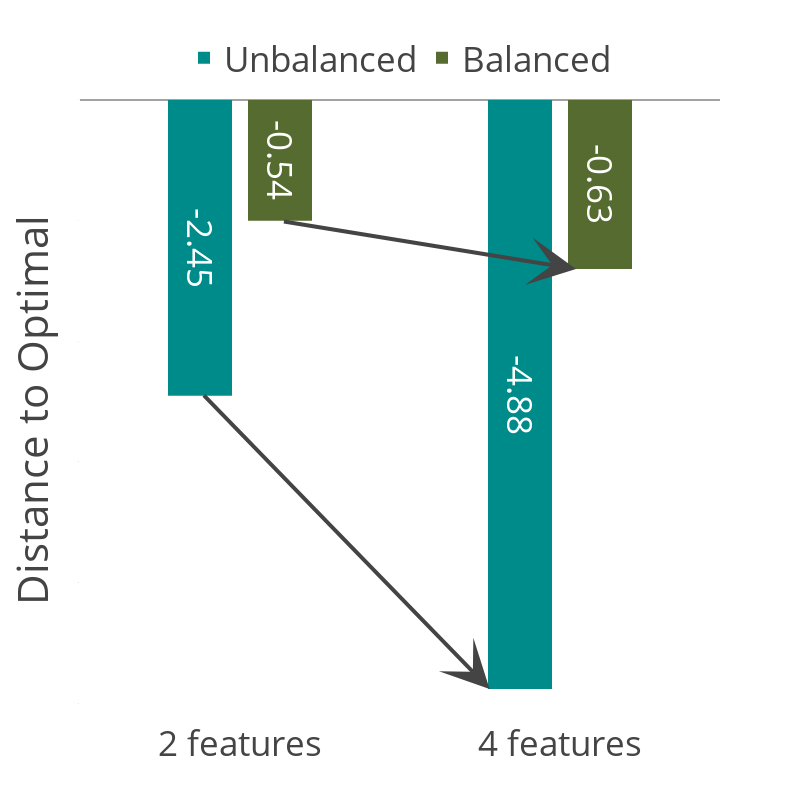

The cell this chart's notebook holds for it:
### Code cell
import plotly.graph_objects as go

# Data for "Distance to optimal"
dist_to_optimal = {
    '2 feature unbalanced': -2.45,
    '2 feature balanced': -1,
    '4 feature unbalanced': -4.88,
    '4 feature balanced': -1.4
}

# Sample n values corresponding to each bar
n_values = {
    '2 feature unbalanced': -2.45,
    '2 feature balanced': -0.54,
    '4 feature unbalanced': -4.88,
    '4 feature balanced': -0.63
}

# N values for unbalanced and balanced features
n_unbalanced = [n_values['2 feature unbalanced'], n_values['4 feature unbalanced']]
n_balanced = [n_values['2 feature balanced'], n_values['4 feature balanced']]

# Create x-axis labels
x_labels = ['2 features', '4 features']

# Y-axis data for unbalanced and balanced features
y_unbalanced = [dist_to_optimal['2 feature unbalanced'], dist_to_optimal['4 feature unbalanced']]
y_balanced = [dist_to_optimal['2 feature balanced'], dist_to_optimal['4 feature balanced']]

# Create the bar plot
fig = go.Figure()

# Add bars for unbalanced features
fig.add_trace(go.Bar(
    x=x_labels,
    y=y_unbalanced,
    name='Unbalanced',
    marker=dict(color='darkcyan'),
    width = 0.2,
    offsetgroup=0,
    text=[f"{n}" for n in n_unbalanced],  # Add n values on the bars
    textposition='inside',  # Show text outside the bars
    # textangle = -90,
    insidetextanchor='middle'  # Position text in the middle of the bar
))

# Add bars for balanced features
fig.add_trace(go.Bar(
    x=x_labels,
    y=y_balanced,
    name='Balanced',
    marker=dict(color='darkolivegreen'),
    width = 0.2,
    offsetgroup=1,
    text=[f"{n}" for n in n_balanced],  # Add n values on the bars
    textposition='inside',  # Show text outside the bars
    # textangle = -90,
    insidetextanchor='middle'  # Position text in the middle of the bar
))

# Define the x-coordinates for where the arrows should start and end (middle of the bars)
x_2_unbalanced = -0.13  # Adjusting position for '2 feature unbalanced'
x_2_balanced = 0.12     # Adjusting position for '2 feature balanced'
x_4_unbalanced = 0.78   # Adjusting position for '4 feature unbalanced'
x_4_balanced = 1.05     # Adjusting position for '4 feature balanced'

# Add arrows from 4 feature unbalanced to 2 feature unbalanced and balanced
fig.add_annotation(x=x_4_unbalanced, y=dist_to_optimal['4 feature unbalanced'],
                   ax=x_2_unbalanced, ay=dist_to_optimal['2 feature unbalanced']+0.05,
                   xref="x", yref="y", axref="x", ayref="y",
                   showarrow=True, arrowhead=3, arrowsize=2, arrowwidth=4)

fig.add_annotation(x=x_4_balanced, y=dist_to_optimal['4 feature balanced'],
                   ax=x_2_balanced, ay=dist_to_optimal['2 feature balanced'],
                   xref="x", yref="y", axref="x", ayref="y",
                   showarrow=True, arrowhead=3, arrowsize=2, arrowwidth=4)



# Update layout for better visualization
fig.update_layout(
    font=dict(size=35),  # Increase the font size for the entire plot
    yaxis_title='Distance to Optimal',
    yaxis=dict(tickfont=dict(size=1), showgrid=False),
    xaxis=dict(tickvals=['2 features', '4 features']),
    width = 800,
    height = 800,
    bargap = 0.5,
    barmode = 'group',
    legend=dict(
        orientation="h",  # Horizontal layout
        yanchor="bottom",  # Align to the bottom of the plot area
        y=1.02,  # Move above the plot
        xanchor="center",  # Center the legend horizontally
        x=0.5  # Position it in the middle
    ),
    template = 'presentation'
)


# Update the font size for the subplot titles
for annotation in fig['layout']['annotations']:
    annotation['font'] = dict(size=30)  # Increase font size for subplot titles


# Display the plot
fig.show()

### Figure 1 — Plotly figure (JSON) as saved in the notebook; plotly's stock layout.template omitted (floating-point values rounded to 4 significant figures)
{"data": [{"insidetextanchor": "middle", "marker": {"color": "darkcyan"}, "name": "Unbalanced", "offsetgroup": "0", "text": ["-2.45", "-4.88"], "textposition": "inside", "type": "bar", "width": 0.2, "x": ["2 features", "4 features"], "y": [-2.45, -4.88]}, {"insidetextanchor": "middle", "marker": {"color": "darkolivegreen"}, "name": "Balanced", "offsetgroup": "1", "text": ["-0.54", "-0.63"], "textposition": "inside", "type": "bar", "width": 0.2, "x": ["2 features", "4 features"], "y": [-1, -1.4]}], "layout": {"annotations": [{"arrowhead": 3, "arrowsize": 2, "arrowwidth": 4, "ax": -0.13, "axref": "x", "ay": -2.4, "ayref": "y", "font": {"size": 30}, "showarrow": true, "x": 0.78, "xref": "x", "y": -4.88, "yref": "y"}, {"arrowhead": 3, "arrowsize": 2, "arrowwidth": 4, "ax": 0.12, "axref": "x", "ay": -1, "ayref": "y", "font": {"size": 30}, "showarrow": true, "x": 1.05, "xref": "x", "y": -1.4, "yref": "y"}], "bargap": 0.5, "barmode": "group", "font": {"size": 35}, "height": 800, "legend": {"orientation": "h", "x": 0.5, "xanchor": "center", "y": 1.02, "yanchor": "bottom"}, "width": 800, "xaxis": {"tickvals": ["2 features", "4 features"]}, "yaxis": {"showgrid": false, "tickfont": {"size": 1}, "title": {"text": "Distance to Optimal"}}}}
